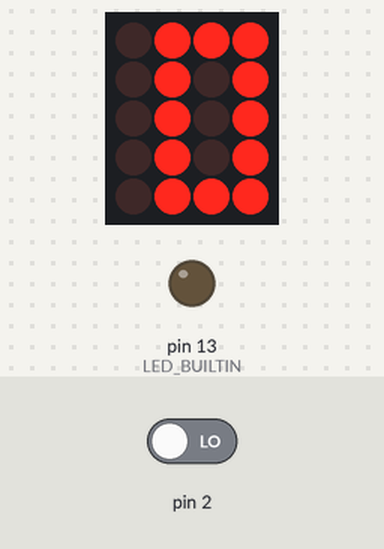
This sketch was run on a simulated Arduino Uno, built with avr-gcc and run on an emulated ATmega328P. Shown: 4×5 LED matrix, output pins drawn as LEDs (lit = HIGH). Wiring (inferred from the names in the program): LED matrix (orientation assumed): rows pin 7, pin 8, pin 9, pin 10, pin 11; columns pin 3, pin 4, pin 5, pin 6. The inputs (shaded band) are chosen by the test bench; at power-on: pin 2 LOW. Pins used as bus, display or sensor lines are not drawn.

Above: at 0.21 s.
At 0.91 s:
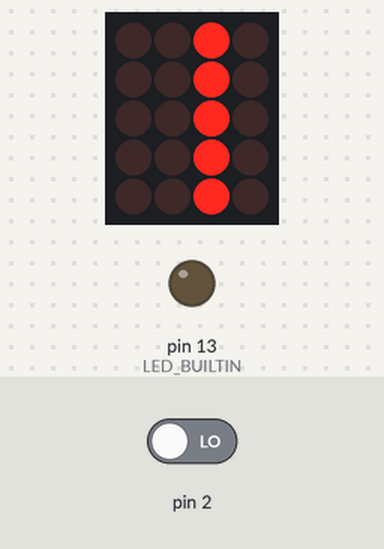
1.3 s: pin 2 driven HIGH
At 2.1 s:
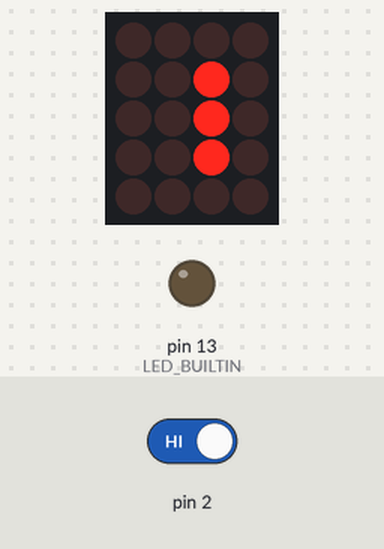
Timing chart, 0 to 4.3 s (numbered marks = the images above; inputs shaded):
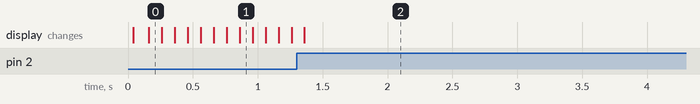

Measured:
- after the input at 1.3 s, the display: changes after 0.06 s (image 2)

The sketch:

LED.ino
```cpp
#include <Arduino.h>

////LED MATRIX THINGS
/////////////////////
byte A[] = {
    B1111,
    B1001,
    B1001,
    B1001,
    B1111};
byte O[] = {
    B0000,
    B1111,
    B1001,
    B1111,
    B0000};
byte U[] = {
    B0000,
    B1110,
    B1010,
    B1110,
    B0000};
byte I[] = {
    B1110,
    B1010,
    B1010,
    B1010,
    B1110};
byte E[] = {
    B1110,
    B1010,
    B1010,
    B1010,
    B1110};
byte L[] = {
    B0000,
    B1110,
    B1010,
    B1010,
    B1110};
byte LL[] = {
    B0000,
    B0000,
    B1111,
    B1001,
    B1111};
byte R[] = {
    B1110,
    B1010,
    B1010,
    B1110,
    B0000};
byte RR[] = {
    B1111,
    B1001,
    B1111,
    B0000,
    B0000};
byte IDLE[] = {
    B0000,
    B0100,
    B0100,
    B0100,
    B0000};
byte MIDDLE[] = {
    B0110,
    B0110,
    B0110,
    B0110,
    B0110};
byte FLAT[] = {
    B0100,
    B0100,
    B0100,
    B0100,
    B0100};

int8_t c;
const int colPins[] = {3, 4, 5, 6};
const int rowPins[] = {7, 8, 9, 10, 11};

const byte numChars = 32;
char receivedChars[numChars]; // an array to store the received data
int mouth=20, energy = 14, prevMouth;
boolean newData = false;
int iTalking = 0;

void setup()
{
    Serial.begin(19200);
    pinMode(LED_BUILTIN, OUTPUT);
    attachInterrupt(digitalPinToInterrupt(2), recvWithStartEndMarkers, RISING);

    for (int i = 0; i <= sizeof(colPins) / sizeof(colPins[0]); i++)
    {
        pinMode(colPins[i], OUTPUT);
        digitalWrite(colPins[i], HIGH);
    }
    for (int i = 0; i <= sizeof(rowPins) / sizeof(rowPins[0]); i++)
    {
        pinMode(rowPins[i], OUTPUT);
    }
}

void loop()
{
    if (mouth == 20)
    {
        showTalkingMouth();
    }
    else
    {
        showMouth();
    }
}

void showTalkingMouth()
{

    int fourthnthird = (millis() / 100) % 100;

    switch ((fourthnthird) % 4)
    {
    case 0:
        show(FLAT);
        break;
    case 1:
        show(E);
        break;
    case 2:
        show(A);
        break;
    case 3:
        show(E);
        break;
    }
    if (iTalking > 2)
    {
        iTalking = 0;
    }
    else
    {
        iTalking++;
    }
}

void showMouth()
{
    if (energy > 1)
    {
        switch (mouth)
        {
        case 0:
            show(LL);
            break;
        case 1:
            show(A);
            break;
        case 2:
            show(A);
            break;
        case 3:
            show(A);
            break;
        case 4:
            show(I);
            break;
        case 5:
            show(E);
            break;
        case 6:
            show(A);
            break;
        case 7:
            show(U);
            break;
        case 8:
            show(E);
            break;
        case 9:
            show(E);
            break;
        case 10:
            show(O);
            break;
        case 11:
            show(U);
            break;
        case 12:
            show(A);
            break;
        case 13:
            show(RR);
            break;
        default:
            show(IDLE);
            break;
        }
    }
    else
    {
        show(IDLE);
    }
    return;
}

void show(byte *image)
{

    //delayMicroseconds((14 - energy) * 800);
    for (int row = 0; row < 5; row++)
    {
        digitalWrite(rowPins[row], HIGH);
        for (int column = 0; column < 4; column++)
        {

            bool pixel = bitRead(image[row], column);
            if (pixel == 1)
            {
                digitalWrite(colPins[column], LOW);
            }
            delayMicroseconds(300);
            digitalWrite(colPins[column], HIGH);
        }
        digitalWrite(rowPins[row], LOW);
    }
}

void recvWithStartEndMarkers()
{
    static boolean recvInProgress = false;
    static byte ndx = 0;
    char startMarker = '<';
    char endMarker = '>';
    char rc;
    digitalWrite(LED_BUILTIN, HIGH);

    // if (Serial.available() > 0) {
    while (Serial.available() > 0 && newData == false)
    { // <<== NEW - get all bytes from buffer
        rc = Serial.read();

        if (recvInProgress == true)
        {
            if (rc != endMarker)
            {
                receivedChars[ndx] = rc;
                ndx++;
                if (ndx >= numChars)
                {
                    ndx = numChars - 1;
                }
            }
            else
            {
                receivedChars[ndx] = '\0'; // terminate the string
                recvInProgress = false;
                ndx = 0;
                newData = true;
            }
        }

        else if (rc == startMarker)
        {
            recvInProgress = true;
        }
    }
    parseData();
    digitalWrite(LED_BUILTIN, LOW);
    showNewData();
}

void parseData()
{

    // split the data into its parts

    char *strtokIndx; // this is used by strtok() as an index

    //strcpy(messageFromPC, strtokIndx);       // copy it to messageFromPC

    strtokIndx = strtok(receivedChars, ","); // get the first part - the string
    mouth = atoi(strtokIndx);                // convert this part to an integer

    strtokIndx = strtok(NULL, ",");
    energy = atoi(strtokIndx);
}
void showNewData()
{
    if (newData == true)
    {
        Serial.print("\nmouth=");
        Serial.print(mouth);
        Serial.print("\tenergy=");
        Serial.print(energy);
        newData = false;
    }
}
```
